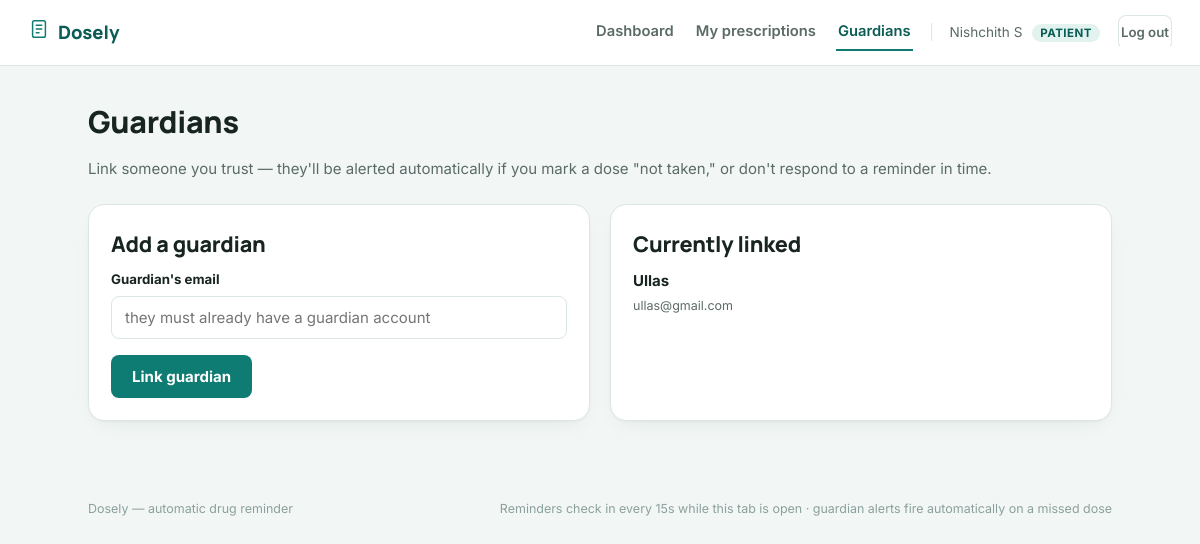
The page /patient/guardians (signed in) on the database its author committed.
### tables this page shows
CREATE TABLE users (
    id INTEGER PRIMARY KEY AUTOINCREMENT,
    name TEXT NOT NULL,
    email TEXT UNIQUE NOT NULL,
    password_hash TEXT NOT NULL,
    role TEXT NOT NULL CHECK(role IN ('doctor','patient','guardian')),
    phone TEXT,
    created_at TEXT DEFAULT (datetime('now'))
);

### app.py (the view, shortened to what this page needs)
@app.route("/patient/guardians", methods=["GET", "POST"])
@login_required("patient")
def patient_guardians():
    user = current_user()
    guardians = db.get_guardians_for_patient(user["id"])
    return render_template("patient_guardians.html", guardians=guardians)

### app.py (called while the page is built)
def current_user():
    uid = session.get("user_id")
    if not uid:
        return None
    return db.get_user_by_id(uid)

def login_required(role=None):
    def decorator(fn):
        @wraps(fn)
        def wrapped(*args, **kwargs):
            user = current_user()
            if not user:
                flash("Please log in to continue.", "error")
                return redirect(url_for("login"))
            if role and user["role"] != role:
                flash("That page isn't available for your account type.", "error")
                return redirect(url_for("index"))
            return fn(*args, **kwargs)
        return wrapped
    return decorator

@app.context_processor
def inject_user():
    return {"current_user": current_user()}

### db.py (called while the page is built)
def get_db():
    conn = sqlite3.connect(DB_PATH, check_same_thread=False, timeout=10)
    conn.row_factory = sqlite3.Row
    conn.execute("PRAGMA foreign_keys = ON")
    return conn

def get_user_by_id(user_id):
    conn = get_db()
    row = conn.execute("SELECT * FROM users WHERE id = ?", (user_id,)).fetchone()
    conn.close()
    return row

def get_guardians_for_patient(patient_id):
    conn = get_db()
    rows = conn.execute(
        """SELECT u.* FROM users u
           JOIN guardian_links gl ON gl.guardian_id = u.id
           WHERE gl.patient_id = ?""",
        (patient_id,),
    ).fetchall()
    conn.close()
    return rows

### templates/patient_guardians.html (shortened to what this page needs)
{% extends "base.html" %}
{% block content %}
<h1>Guardians</h1>
<p class="muted" style="margin-bottom:24px">Link someone you trust — they'll be alerted automatically if you mark a dose "not taken," or don't respond to a reminder in time.</p>
<div class="grid grid-2">
  <div class="card">
    <h2>Add a guardian</h2>
    <form method="POST" action="{{ url_for('patient_guardians') }}" novalidate>
      <div class="field">
        <label for="guardian_email">Guardian's email</label>
        <input type="email" id="guardian_email" name="guardian_email" required placeholder="they must already have a guardian account">
      </div>
      <button type="submit" class="btn-solid">Link guardian</button>
    </form>
  </div>
  <div class="card">
    <h2>Currently linked</h2>
    {% if guardians %}
      <ul class="list-plain">
        {% for g in guardians %}
          <li><strong>{{ g.name }}</strong><br><small class="muted">{{ g.email }}</small></li>
        {% endfor %}
      </ul>
    {% else %}
      <div class="empty-state"><h3>No one linked yet</h3></div>
    {% endif %}
  </div>
</div>
{% endblock %}

### templates/base.html (shortened to what this page needs)
<!DOCTYPE html>
<html lang="en">
<head>
<link rel="stylesheet" href="{{ url_for('static', filename='css/style.css') }}">
</head>
<body>
<header class="topbar">
  <a class="brand" href="{{ url_for('index') }}">
    <span class="brand-mark" aria-hidden="true">
    </span>
    Dosely
  </a>
  <nav class="topnav">
    {% if current_user %}
      {% if current_user.role == 'doctor' %}
        <a href="{{ url_for('doctor_dashboard') }}" class="{{ 'active' if request.endpoint == 'doctor_dashboard' }}">Dashboard</a>
        <a href="{{ url_for('doctor_prescribe') }}" class="{{ 'active' if request.endpoint == 'doctor_prescribe' }}">New prescription</a>
      {% elif current_user.role == 'patient' %}
        <a href="{{ url_for('patient_dashboard') }}" class="{{ 'active' if request.endpoint == 'patient_dashboard' }}">Dashboard</a>
        <a href="{{ url_for('patient_prescriptions') }}" class="{{ 'active' if request.endpoint == 'patient_prescriptions' }}">My prescriptions</a>
        <a href="{{ url_for('patient_guardians') }}" class="{{ 'active' if request.endpoint == 'patient_guardians' }}">Guardians</a>
      {% elif current_user.role == 'guardian' %}
        <a href="{{ url_for('guardian_dashboard') }}" class="{{ 'active' if request.endpoint == 'guardian_dashboard' }}">Dashboard</a>
      {% endif %}
      <span class="nav-user">{{ current_user.name }} <em>{{ current_user.role }}</em></span>
      <a href="{{ url_for('logout') }}" class="btn-ghost-sm">Log out</a>
    {% else %}
      <a href="{{ url_for('login') }}">Log in</a>
      <a href="{{ url_for('register') }}" class="btn-solid-sm">Get started</a>
    {% endif %}
  </nav>
</header>
<main class="page">
  {% block content %}{% endblock %}
</main>
<footer class="pagefoot">
  <span>Dosely — automatic drug reminder</span>
  <span class="pagefoot-muted">Reminders check in every 15s while this tab is open · guardian alerts fire automatically on a missed dose</span>
</footer>
</body>
</html>

### static/css/style.css (style rules this page uses)
:root { --bg: #F2F7F6; --surface: #FFFFFF; --surface-alt: #EAF3F1; --border: #DCE7E4; --text: #172420; --text-muted: #5B6B67; --text-faint: #8CA09B; --primary: #0E7C72; --primary-dark: #0A5C55; --primary-tint: #E1F2EF; --success: #2E9E5B; --success-tint: #E5F6EB; --warning: #C1810F; --warning-tint: #FBF0DA; --danger: #CF4531; --danger-tint: #FCE8E4; --font-display: 'Manrope', 'Segoe UI', sans-serif; --font-body: 'Inter', 'Segoe UI', sans-serif; --font-mono: 'IBM Plex Mono', 'Courier New', monospace; --radius-lg: 16px; --radius-md: 12px; --radius-sm: 8px; --shadow: 0 1px 2px rgba(15,45,40,.04), 0 8px 24px -12px rgba(15,45,40,.12); }
* { box-sizing:border-box; }
html,body { margin:0;padding:0; }
body { background:var(--bg); color:var(--text); font-family:var(--font-body); font-size:15px; line-height:1.55; -webkit-font-smoothing:antialiased; }
h1,h2,h3,h4 { font-family:var(--font-display); font-weight:800; letter-spacing:-0.01em; color:var(--text); margin:0 0 .4em; }
h1 { font-size:1.9rem; }
h2 { font-size:1.35rem; }
p { margin:0 0 1em; }
a { color:var(--primary-dark); }
small, .muted { color:var(--text-muted); }
.topbar { display:flex; align-items:center; justify-content:space-between; padding:14px 28px; background:var(--surface); border-bottom:1px solid var(--border); position:sticky; top:0; z-index:20; }
.brand { display:flex; align-items:center; gap:8px; font-family:var(--font-display); font-weight:800; font-size:1.15rem; color:var(--primary-dark); text-decoration:none; }
.brand-mark { color:var(--primary); }
.topnav { display:flex; align-items:center; gap:18px; font-size:.92rem; }
.topnav a { color:var(--text-muted); text-decoration:none; font-weight:600; padding:6px 2px; border-bottom:2px solid transparent; }
.topnav a.active { color:var(--primary-dark); border-bottom-color:var(--primary); }
.nav-user { color:var(--text-muted); font-size:.85rem; }
.nav-user em { font-style:normal; color:var(--primary-dark); background:var(--primary-tint); padding:2px 8px; border-radius:999px; margin-left:6px; font-size:.72rem; font-weight:700; text-transform:uppercase; letter-spacing:.04em; }
.page { max-width:1080px; margin:0 auto; padding:32px 28px 60px; }
.pagefoot { max-width:1080px; margin:0 auto; padding:18px 28px 40px; display:flex; justify-content:space-between; font-size:.78rem; color:var(--text-faint); flex-wrap:wrap; gap:6px; }
.btn-solid, .btn-ghost, .btn-solid-sm, .btn-ghost-sm { display:inline-flex; align-items:center; justify-content:center; gap:6px; font-family:var(--font-body); font-weight:700; cursor:pointer; border-radius:var(--radius-sm); border:1px solid transparent; text-decoration:none; transition:transform .08s ease, background .15s ease, border-color .15s ease; }
.btn-solid { background:var(--primary); color:#fff; padding:11px 20px; font-size:.94rem; }
.btn-ghost-sm { background:transparent; color:var(--text-muted); border-color:var(--border); padding:6px 13px; font-size:.83rem; }
.card { background:var(--surface); border:1px solid var(--border); border-radius:var(--radius-lg); padding:22px; box-shadow:var(--shadow); }
.grid { display:grid; gap:20px; }
.grid-2 { grid-template-columns:1fr 1fr; }
.field { margin-bottom:16px; }
.field label { display:block; font-size:.83rem; font-weight:700; color:var(--text); margin-bottom:6px; }
input[type=text], input[type=email], input[type=password], input[type=date], input[type=tel], input[type=file], select, textarea { width:100%; padding:11px 13px; border:1px solid var(--border); border-radius:var(--radius-sm); font-family:var(--font-body); font-size:.94rem; background:#fff; color:var(--text); }
.list-plain { list-style:none; margin:0; padding:0; display:flex; flex-direction:column; gap:10px; }
.list-plain li { border-bottom:1px solid var(--border); padding-bottom:10px; }
.list-plain li:last-child { border-bottom:none; padding-bottom:0; }

### rows shown on the page
users: name "Nishchith S", role "PATIENT"
users: name "Ullas", email "ullas@gmail.com"
